Frame 1 (no input): blank canvas, image omitted
Frame 60 (the mouse pressed at the canvas centre just before this capture): blank canvas, image omitted
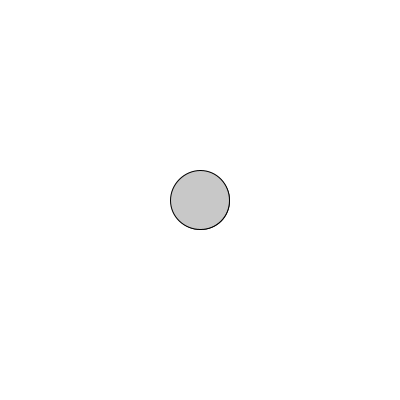
Frame 120 (the mouse held since frame 60 and released just before this capture)

The Processing sketch whose frames 1 and 60 were blank and that drew this single picture after the mouse press (run headless with seeded random() and noise(); from frame 60 on, the mouse is pressed at the canvas centre):

// Processing sketch: processing_41050
// ── processing_41050.pde

int B1=0;

void setup(){
size(400,400);
background(255);

}

void draw(){
  fill(mouseX,mouseY,mouseX);

  ellipse(mouseX,mouseY, B1,B1);
  
  if(mousePressed){
  
  B1=B1+1;
  stroke(0);
    
  }else{stroke(255);}
  
  
}

void mouseReleased(){

B1=0;
  
}
